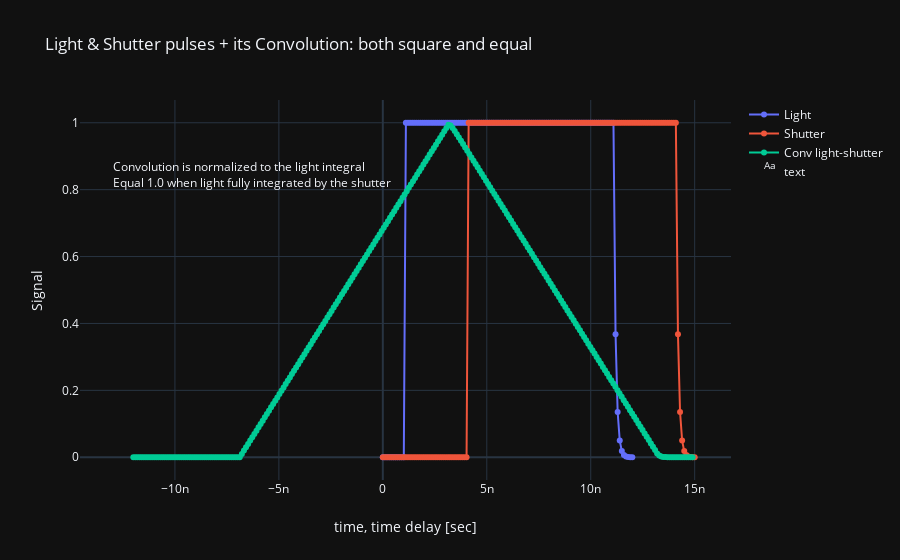

Notebook code cell kept with this figure:
### Code cell
import numpy as np
from plotly.offline import init_notebook_mode, iplot 
import plotly.graph_objs as go
init_notebook_mode(connected=True)  # for Jupyter Lab notebook

photonic = Photonic(config='Cfg3')

rise = 1e-14
fall = 1e-14
width = 1e-8
y1, t1 = photonic.generate_pulse(rise=rise, fall=fall, width=width, smooth=False)

rise = 1e-14
fall = 1e-14
width = 1e-8
delay = 3e-9
y2, t2 = photonic.generate_pulse(delay=delay, rise=rise, fall=fall, width=width, smooth=False)

y3, t3 = photonic.conv_light_shutter(t_light=t1, y_light=y1, t_shutter=t2, y_shutter=y2)

trace0 = go.Scatter(x=t1,
                    y=y1, mode='lines+markers',  # Select 'lines', 'markers' or 'lines+markers'
                    name='Light')
trace1 = go.Scatter(x=t2,
                    y=y2, mode='lines+markers',
                    name='Shutter')
trace2 = go.Scatter(x=t3-width-2*1e-9,
                    y=y3, mode='lines+markers',
                    name='Conv light-shutter')
trace3 = go.Scatter(x=[-13e-9],
                    y=[0.8], mode='text', textposition='top right',
                    name='text', text=['Convolution is normalized to the light integral' 
                                       + '<br>Equal 1.0 when light fully integrated by the shutter'])

data = [trace0, trace1, trace2, trace3]

layout = {'title': 'Light & Shutter pulses + its Convolution: both square and equal',
          'xaxis': {'title': 'time, time delay [sec]',
                    'type': 'linear'},  # Select 'log' or 'linear'
          'yaxis': {'title': 'Signal',
                    'type': 'linear'},  # Select 'log' or 'linear'
          'template': 'plotly_dark'}

iplot({'data': data, 'layout': layout})

### Figure 1 — Plotly figure (JSON) as saved in the notebook; plotly's stock layout.template omitted (floating-point values rounded to 4 significant figures; data arrays with more than 128 entries replaced by an {"elided": "..."} marker saying what was removed)
{"data": [{"mode": "lines+markers", "name": "Light", "type": "scatter", "x": [0, 1.008e-10, 2.017e-10, 3.025e-10, 4.034e-10, 5.042e-10, 6.05e-10, 7.059e-10, 8.067e-10, 9.076e-10, 1.008e-09, 1.109e-09, 1.21e-09, 1.311e-09, 1.412e-09, 1.513e-09, 1.613e-09, 1.714e-09, 1.815e-09, 1.916e-09, 2.017e-09, 2.118e-09, 2.218e-09, 2.319e-09, 2.42e-09, 2.521e-09, 2.622e-09, 2.723e-09, 2.824e-09, 2.924e-09, 3.025e-09, 3.126e-09, 3.227e-09, 3.328e-09, 3.429e-09, 3.529e-09, 3.63e-09, 3.731e-09, 3.832e-09, 3.933e-09, 4.034e-09, 4.134e-09, 4.235e-09, 4.336e-09, 4.437e-09, 4.538e-09, 4.639e-09, 4.739e-09, 4.84e-09, 4.941e-09, 5.042e-09, 5.143e-09, 5.244e-09, 5.345e-09, 5.445e-09, 5.546e-09, 5.647e-09, 5.748e-09, 5.849e-09, 5.95e-09, 6.05e-09, 6.151e-09, 6.252e-09, 6.353e-09, 6.454e-09, 6.555e-09, 6.655e-09, 6.756e-09, 6.857e-09, 6.958e-09, 7.059e-09, 7.16e-09, 7.261e-09, 7.361e-09, 7.462e-09, 7.563e-09, 7.664e-09, 7.765e-09, 7.866e-09, 7.966e-09, 8.067e-09, 8.168e-09, 8.269e-09, 8.37e-09, 8.471e-09, 8.571e-09, 8.672e-09, 8.773e-09, 8.874e-09, 8.975e-09, 9.076e-09, 9.176e-09, 9.277e-09, 9.378e-09, 9.479e-09, 9.58e-09, 9.681e-09, 9.782e-09, 9.882e-09, 9.983e-09, 1.008e-08, 1.018e-08, 1.029e-08, 1.039e-08, 1.049e-08, 1.059e-08, 1.069e-08, 1.079e-08, 1.089e-08, 1.099e-08, 1.109e-08, 1.119e-08, 1.129e-08, 1.139e-08, 1.15e-08, 1.16e-08, 1.17e-08, 1.18e-08, 1.19e-08, 1.2e-08], "y": [0, 0, 0, 0, 0, 0, 0, 0, 0, 0, 0, 1.0, 1.0, 1.0, 1.0, 1.0, 1.0, 1.0, 1.0, 1.0, 1.0, 1.0, 1.0, 1.0, 1.0, 1.0, 1.0, 1.0, 1.0, 1.0, 1.0, 1.0, 1.0, 1.0, 1.0, 1.0, 1.0, 1.0, 1.0, 1.0, 1.0, 1.0, 1.0, 1.0, 1.0, 1.0, 1.0, 1.0, 1.0, 1.0, 1.0, 1.0, 1.0, 1.0, 1.0, 1.0, 1.0, 1.0, 1.0, 1.0, 1.0, 1.0, 1.0, 1.0, 1.0, 1.0, 1.0, 1.0, 1.0, 1.0, 1.0, 1.0, 1.0, 1.0, 1.0, 1.0, 1.0, 1.0, 1.0, 1.0, 1.0, 1.0, 1.0, 1.0, 1.0, 1.0, 1.0, 1.0, 1.0, 1.0, 1.0, 1.0, 1.0, 1.0, 1.0, 1.0, 1.0, 1.0, 1.0, 1.0, 1.0, 1.0, 1.0, 1.0, 1.0, 1.0, 1.0, 1.0, 1.0, 1.0, 1.0, 0.3679, 0.1353, 0.04979, 0.01832, 0.006738, 0.002479, 0.0009119, 0.0003355, 0.0001234]}, {"mode": "lines+markers", "name": "Shutter", "type": "scatter", "x": {"elided": "150 float values"}, "y": {"elided": "150 float values"}}, {"mode": "lines+markers", "name": "Conv light-shutter", "type": "scatter", "x": {"elided": "269 float values"}, "y": {"elided": "269 float values"}}, {"mode": "text", "name": "text", "text": ["Convolution is normalized to the light integral<br>Equal 1.0 when light fully integrated by the shutter"], "textposition": "top right", "type": "scatter", "x": [-1.3e-08], "y": [0.8]}], "layout": {"title": {"text": "Light & Shutter pulses + its Convolution: both square and equal"}, "xaxis": {"title": {"text": "time, time delay [sec]"}, "type": "linear"}, "yaxis": {"title": {"text": "Signal"}, "type": "linear"}}}
